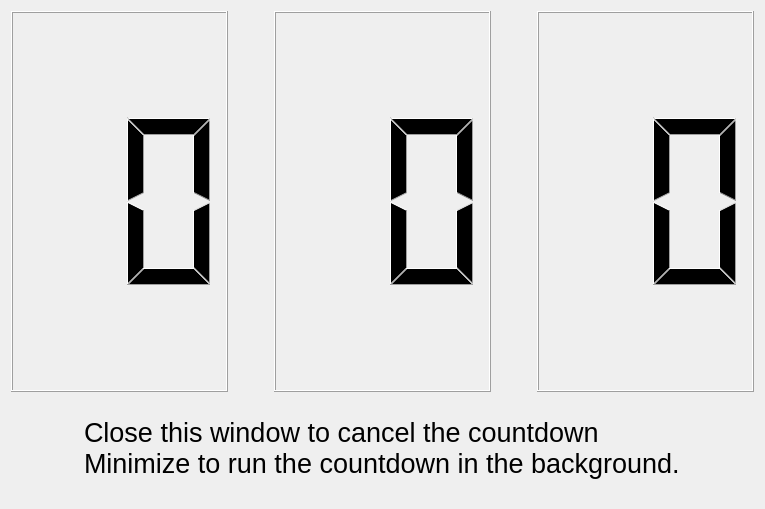
<?xml version="1.0" encoding="UTF-8"?>
<ui version="4.0">
 <class>Dialog</class>
 <widget class="QDialog" name="Dialog">
  <property name="geometry">
   <rect>
    <x>0</x>
    <y>0</y>
    <width>765</width>
    <height>509</height>
   </rect>
  </property>
  <property name="windowTitle">
   <string>Dialog</string>
  </property>
  <layout class="QVBoxLayout" name="verticalLayout_2">
   <item>
    <layout class="QVBoxLayout" name="verticalLayout1">
     <item>
      <layout class="QVBoxLayout" name="verticalLayout2">
       <item>
        <layout class="QHBoxLayout" name="horizontalLayout1">
         <item>
          <widget class="QLCDNumber" name="lcdHours">
           <property name="digitCount">
            <number>2</number>
           </property>
          </widget>
         </item>
         <item>
          <spacer name="horizontalSpacer">
           <property name="orientation">
            <enum>Qt::Horizontal</enum>
           </property>
           <property name="sizeType">
            <enum>QSizePolicy::Maximum</enum>
           </property>
           <property name="sizeHint" stdset="0">
            <size>
             <width>40</width>
             <height>20</height>
            </size>
           </property>
          </spacer>
         </item>
         <item>
          <widget class="QLCDNumber" name="lcdMinutes">
           <property name="digitCount">
            <number>2</number>
           </property>
          </widget>
         </item>
         <item>
          <spacer name="horizontalSpacer_2">
           <property name="orientation">
            <enum>Qt::Horizontal</enum>
           </property>
           <property name="sizeType">
            <enum>QSizePolicy::Maximum</enum>
           </property>
           <property name="sizeHint" stdset="0">
            <size>
             <width>40</width>
             <height>20</height>
            </size>
           </property>
          </spacer>
         </item>
         <item>
          <widget class="QLCDNumber" name="lcdSeconds">
           <property name="focusPolicy">
            <enum>Qt::NoFocus</enum>
           </property>
           <property name="digitCount">
            <number>2</number>
           </property>
          </widget>
         </item>
        </layout>
       </item>
      </layout>
     </item>
     <item alignment="Qt::AlignHCenter">
      <widget class="QLabel" name="labelUserNotice">
       <property name="maximumSize">
        <size>
         <width>16777215</width>
         <height>100</height>
        </size>
       </property>
       <property name="font">
        <font>
         <pointsize>20</pointsize>
        </font>
       </property>
       <property name="styleSheet">
        <string notr="true"/>
       </property>
       <property name="text">
        <string>Close this window to cancel the countdown
Minimize to run the countdown in the background.</string>
       </property>
      </widget>
     </item>
    </layout>
   </item>
  </layout>
 </widget>
 <resources/>
 <connections/>
</ui>
